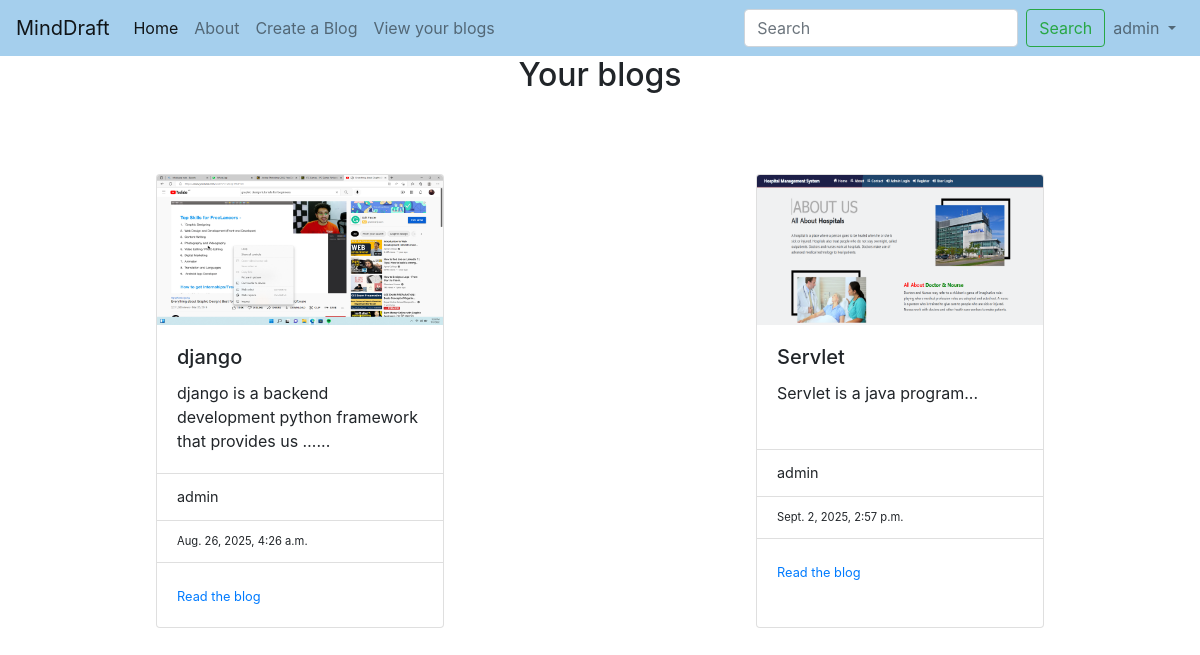
Screenshot of /yourblogs/ (signed in) with the database file from the repository.
### blogapp/models.py (models this page shows)
class Blog(models.Model):
  title = models.CharField(max_length = 200)
  description = models.TextField()
  author = models.CharField(max_length = 100)
  published_date = models.DateTimeField(auto_now_add=True)
  edited_date = models.DateTimeField(auto_now=True)
  image = models.ImageField(upload_to = "images/", null = True, blank= True,default = "images/default.webp")

### blogapp/views.py (the view)
# urls.py: path('yourblogs/', views.yourblogs, name = "yourblogs"),
@login_required
def yourblogs(request):
  user = request.user.username
  blogs = Blog.objects.filter(author = user)
  return render(request, 'blogapp/home.html', {"blogs": blogs, "message": "Your blogs"})

### templates/blogapp/home.html (shortened to what this page needs)
{% extends 'base.html' %}
{%load static%}
{% block content%}
<h2 style="text-align: center">{{message}}</h2>
<br><br>
  <div class="d-flex flex-wrap justify-content-around mt-4">
{%for blog in blogs%}
  <div class="card" style="width: 18rem;">
    {% if blog.image%}
  <img class="card-img-top" src="{{blog.image.url}}" alt="Card image cap" height= 150 width=100>
  {%else%}
    <img class="card-img-top" src="{%static 'default.webp'%}" alt="Card image cap" height= 150 width=100>
  {%endif%}
  <div class="card-body">
    <h5 class="card-title">{{blog.title}}</h5>
    <p class="card-text">{{blog.description|truncatewords:10}}...</p>
  </div>
  <ul class="list-group list-group-flush">
    <li class="list-group-item" style="font-size: 0.9rem">{{blog.author}}</li>
    {%if blog.edited_date%}
    <li class="list-group-item" style = "font-size:0.7rem">{{blog.edited_date}}</li>
    {%endif%}
  </ul>
  <div class="card-body">
    <a href="/readblog/{{blog.id}}" class="card-link" style = "font-size:0.8rem">Read the blog</a>
  </div>
</div>
{%endfor%}
</div>
{% endblock %}

### templates/base.html (shortened to what this page needs)
<!DOCTYPE html>
<html lang="en">
<head>
  <link rel="stylesheet" href="https://cdn.jsdelivr.net/npm/bootstrap@4.0.0/dist/css/bootstrap.min.css">
</head>
<body>
 <header>
    <nav class="navbar navbar-expand-lg navbar-light" style="background-color: #a5cfed;">
      <a class="navbar-brand" href="{% url 'home' %}">MindDraft</a>
      <div class="collapse navbar-collapse" id="navbarSupportedContent">
        <ul class="navbar-nav mr-auto">
          <li class="nav-item active">
            <a class="nav-link" href="{% url 'home' %}">Home <span class="sr-only">(current)</span></a>
          </li>
          <li class="nav-item">
            <a class="nav-link" href="#">About</a>
          </li>
          {% if user.is_authenticated %}
          <li class="nav-item">
            <a class="nav-link" href="{% url 'createPost' %}">Create a Blog</a>
          </li>
          <li class="nav-item">
            <a class="nav-link" href="{% url 'yourblogs' %}">View your blogs</a>
          </li>
          {% endif %}
        </ul>
        <form class="form-inline my-2 my-lg-0">
          <input class="form-control mr-sm-2" type="search" placeholder="Search" aria-label="Search">
          <button class="btn btn-outline-success my-2 my-sm-0" type="submit">Search</button>
        </form>
        {% if user.is_authenticated %}
        <ul class="navbar-nav">
          <li class="nav-item dropdown">
            <a class="nav-link dropdown-toggle" href="#" id="navbarDropdownUser" role="button"
               data-toggle="dropdown" aria-haspopup="true" aria-expanded="false">
              {{ user.username }}
            </a>
          </li>
        </ul>
        {% else %}
        <a class="btn btn-outline-danger mx-2 my-2 my-sm-0" style="color: rgb(81, 68, 68)" href="{% url 'login' %}">Login</a>
        {% endif %}
      </div>
    </nav>
  </header>
  {% block content%}{% endblock %}
</body>
</html>

### rows the page displays
Blog: image (picture), title "django", description "django is a backend development python framework that provides us …", author "admin", edited_date "Aug. 26, 2025, 4:26 a.m."
Blog: image (picture), title "Servlet", description "Servlet is a java program", author "admin", edited_date "Sept. 2, 2025, 2:57 p.m."

### other values shown
{{ user.username }} "admin"
{{ message }} "Your blogs"
